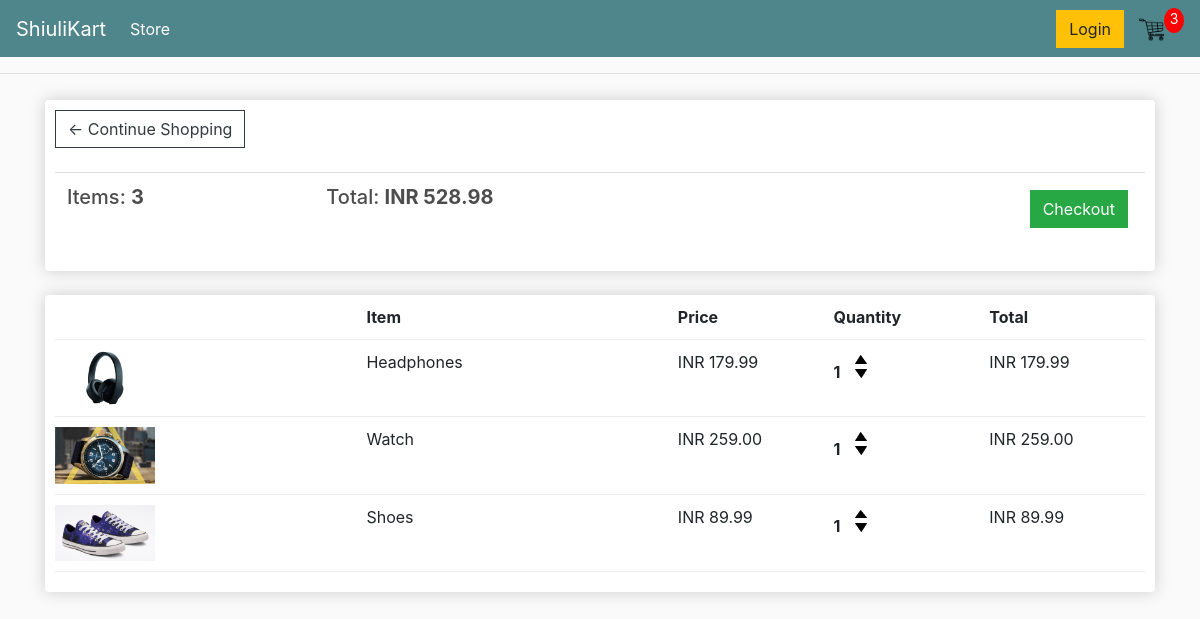
The app's page /cart/ (signed in) with its own data.
### store/models.py (models this page shows, shortened)
class Order(models.Model):
    customer = models.ForeignKey(Customer, on_delete=models.SET_NULL, blank=True, null=True)
    date_ordered = models.DateTimeField(auto_now_add=True)
    complete = models.BooleanField(default=False, null=True, blank=False)
    transaction_id = models.CharField(max_length=255, null=True)
    @property
    def get_cart_total(self):
        orderitems = self.orderitem_set.all()
        total = sum([item.get_total for item in orderitems])
        return total
    @property
    def get_cart_items(self):
        orderitems = self.orderitem_set.all()
        total = sum([item.quantity for item in orderitems])
        return total

class OrderItem(models.Model):
    product = models.ForeignKey(Product, on_delete=models.SET_NULL, blank=True, null=True)
    order = models.ForeignKey(Order, on_delete=models.SET_NULL, blank=True, null=True)
    quantity = models.IntegerField(default=0, null=True, blank=True)
    date_added = models.DateTimeField(auto_now_add=True)
    @property
    def get_total(self):
        total = self.product.price * self.quantity
        return total

class Product(models.Model):
    name = models.CharField(max_length=255, null=True)
    price = models.DecimalField(max_digits=7, decimal_places=2)
    digital = models.BooleanField(default=False, null=True, blank=False)
    image = models.ImageField(null=True, blank=True)
    @property
    def ImageURL(self):
        try:
            url = self.image.url
        except:
            url = ''
        return url

### store/views.py (the view)
# urls.py: path('cart/', views.cart, name="cart"),
def cart(request):
	data = cartData(request)
	cartItems = data['cartItems']
	order = data['order']
	items = data['items']
	context = {'items': items, 'order': order, 'cartItems': cartItems}
	return render(request, 'store/cart.html', context)

### store/utils.py (called while the page is built)
def cartData(request):
    if request.user.is_authenticated:
        customer = request.user.customer
        order, created = Order.objects.get_or_create(customer=customer, complete=False)
        items = order.orderitem_set.all()
        cartItems = order.get_cart_items
    else:
        cookieData = cookieCart(request)
        cartItems = cookieData['cartItems']
        order = cookieData['order']
        items = cookieData['items']
    return {'cartItems': cartItems, 'order': order, 'items': items}

### store/templates/store/cart.html
{% extends 'store/main.html' %}
{% load static %}
{% block content %}
	<div class="row">
		<div class="col-lg-12">
			<div class="box-element">
				<a class="btn btn-outline-dark" href="{% url 'store' %}">&#x2190; Continue Shopping</a>
				<br><br>
				<table class="table">
					<tr>
						<th><h5>Items: <strong>{{ order.get_cart_items }}</strong></h5></th>
						<th><h5>Total: <strong>INR {{ order.get_cart_total| floatformat:2 }}</strong></h5></th>
						<th>
							<a style="float: right; margin: 5px;" class="btn btn-success" href="{% url 'checkout' %}">Checkout</a>
						</th>
					</tr>
				</table>
			</div>
			<br>
			<div class="box-element">
				<div class="cart-row">
					<div style="flex: 2;"></div>
					<div style="flex: 2;"><strong>Item</strong></div>
					<div style="flex: 1;"><strong>Price</strong></div>
					<div style="flex: 1;"><strong>Quantity</strong></div>
					<div style="flex: 1;"><strong>Total</strong></div>
				</div>
				{% for item in items %}
					<div class="cart-row">
						<div style="flex: 2;"><img class="row-image" src="{{ item.product.ImageURL }}" alt=""></div>
						<div style="flex: 2;">{{ item.product.name }}</div>
						<div style="flex: 1;">INR {{ item.product.price| floatformat:2 }}</div>
						<div style="flex: 1;">
							<p class="quantity">{{ item.quantity }}</p>
							<div class="quantity">
								<img data-product={{ item.product.id }} data-action="add" src="{% static 'images/arrow-up.png' %}" alt="" class="chg-quantity update-cart">
								<img data-product={{ item.product.id }} data-action="remove" src="{% static 'images/down-arrow.png' %}" alt="" class="chg-quantity update-cart">
							</div>
						</div>
						<div style="flex: 1;">INR {{ item.get_total }}</div>
					</div>
				{% endfor %}
			</div>
		</div>
	</div>
{% endblock %}

### static/css/main.css (style rules this page uses)
body { background-color: hsl(0, 0%, 98%); }
h1,h2,h3,h4,h5,h6 { color:hsl(0, 0%, 30%); }
.box-element { box-shadow:hsl(0, 0%, 80%) 0 0 16px; background-color: #fff; border-radius: 4px; padding: 10px; }
.col-lg-4, .col-lg-6, .col-lg-8, .col-lg-12 { margin-top: 10px; }
.btn { border-radius: 0; }
.row-image { width: 100px; }
.cart-row { display: flex; align-items: flex-stretch; padding-bottom: 10px; margin-bottom: 10px; border-bottom: 1px solid #ececec; }
.quantity { display: inline-block; font-weight: 700; padding-right:10px; }
.chg-quantity { width: 12px; cursor: pointer; display: block; margin-top: 5px; transition:.1s; }

### records on screen
Order: get_cart_items "3", get_cart_total "528.98"
OrderItem: product.ImageURL (picture), product.name "Headphones", product.price "179.99", quantity "1", get_total "179.99"
OrderItem: product.ImageURL (picture), product.name "Watch", product.price "259.00", quantity "1", get_total "259.00"
OrderItem: product.ImageURL (picture), product.name "Shoes", product.price "89.99", quantity "1", get_total "89.99"

### other values on screen
{{ cartItems }} "3"
